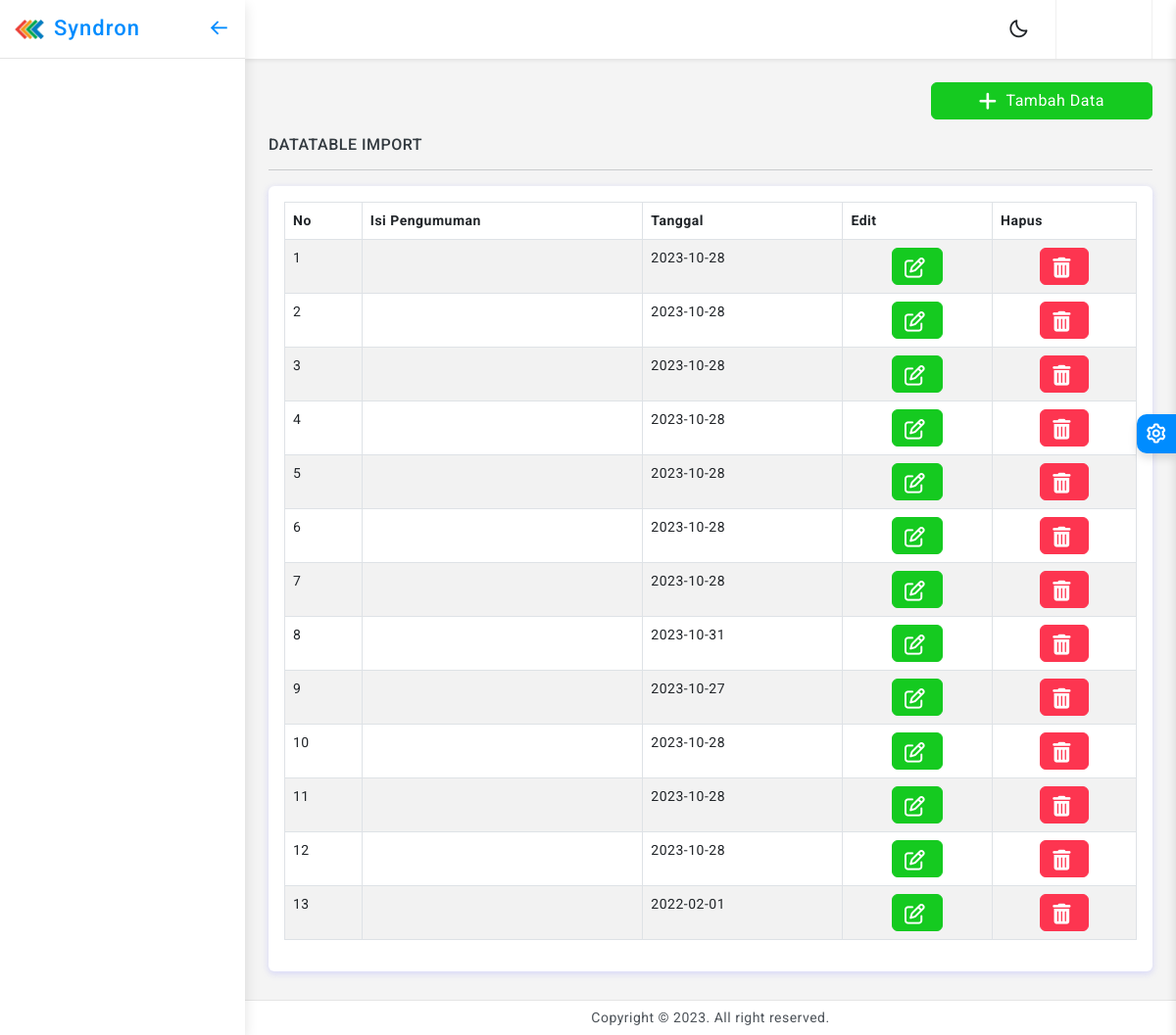
Page /index.php/notifikasi on the earlier database version.
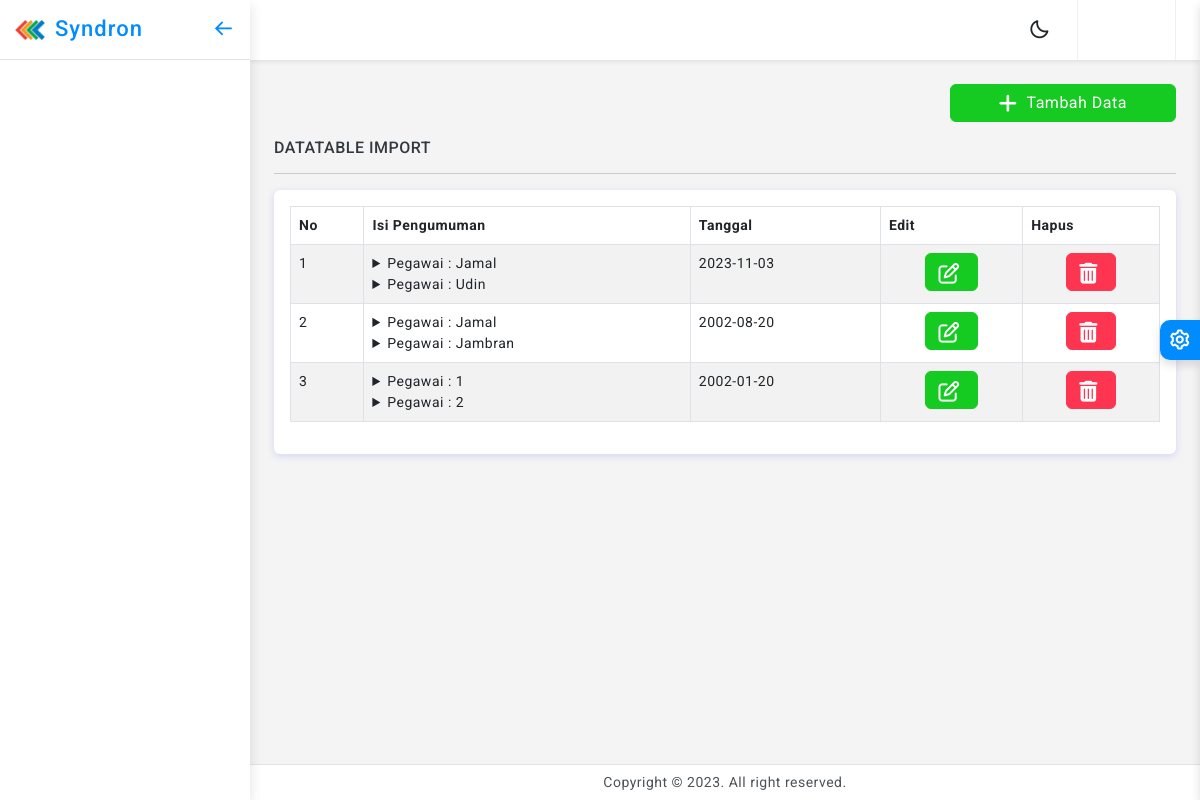
Same page on the later database version.
### tables this page shows
CREATE TABLE `pengumumantugas` (
  `ID_Pengumuman` int NOT NULL,
  `Isi_Pengumuman` json DEFAULT NULL,
  `Tanggal` date DEFAULT NULL
);

### application/controllers/Notifikasi.php (called while the page is built, shortened)
<?php
class Notifikasi extends CI_Controller
{
    public function index()
    {
        $this->data['idbo'] = $this->session->userdata('ses_id');
        $this->load->model('Pengumuman_Model');
        $data = $this->Pengumuman_Model->get_pengumuman_list();
        $this->data['title_web'] = 'Data Pengumuman';
        $this->load->view('template/header_view', $this->data);
        $this->load->view('template/sidebar_view', $this->data);
        $this->load->view('notifikasi/listPengumuman', ['data' => $data]);
        $this->load->view('template/footer_view', $this->data);
    }
}

### index.php (called while the page is built, shortened)
<?php
require_once BASEPATH.'core/CodeIgniter.php';

### application/models/Pengumuman_Model.php (called while the page is built, shortened)
<?php
class Pengumuman_Model extends CI_Model{
    public function get_pengumuman_list(){
        $this->db->order_by('ID_Pengumuman', 'DESC');
        return $this->db->get('pengumumantugas')->result();
    }
}

### application/views/notifikasi/listPengumuman.php (the view, shortened to what this page needs)
<div class="page-wrapper">
    <div class="page-content">
        <div class="page-breadcrumb d-none d-sm-flex align-items-center mb-3">
            <div class="ms-auto">
                <div class="btn-group">
                    <a href="<?php echo base_url("Notifikasi/create"); ?>" class="btn btn-success px-5">
                        <i class='fa fa-plus mr-1'></i> Tambah Data
                    </a>
                </div>
            </div>
        </div>
        <h6 class="mb-0 text-uppercase">DataTable Import</h6>
        <hr />
        <div class="card">
            <div class="card-body">
                <div class="table-responsive">
                    <table id="example2" class="table table-striped table-bordered">
                        <thead>
                            <tr>
                                <th>No</th>
                                <th>Isi Pengumuman</th>
                                <th>Tanggal</th>
                                <th>Edit</th>
                                <th>Hapus</th>
                            </tr>
                        </thead>
                        <tbody>
                            <?php $no = 1;
                            foreach ($data as $isi): ?>
                                <tr>
                                    <td>
                                        <?= $no; ?>
                                    </td>
                                    <td>
                                        <?php
                                        $jsonData = $isi->Isi_Pengumuman;
                                        $decodedData = json_decode($jsonData, true);
                                        foreach ($decodedData as $item):
                                            ?>
                                            <details>
                                                <summary>Pegawai :
                                                    <?= $item['Pegawai_Tujuan']; ?>
                                                </summary>
                                            </details>
                                            <?php
                                        endforeach
                                        ?>
                                    </td>
                                    <td>
                                        <?= $isi->Tanggal; ?>
                                    </td>
                                    <td>
                                        <center>
                                            <a href="<?= base_url('notifikasi/edit/' . $isi->ID_Pengumuman); ?>"><button
                                                    class="btn btn-success"><i class="fa fa-edit"></i></button></a>
                                        </center>
                                    </td>
                                    <td>
                                        <center>
                                            <a href="<?= base_url('notifikasi/delete/' . $isi->ID_Pengumuman); ?>"
                                                onclick="return confirm('Anda yakin Anggota akan dihapus ?');">
                                                <button class="btn btn-danger"><i class="fa fa-trash"></i></button></a>
                                        </center>
                                    </td>
                                </tr>
                                <?php $no++; endforeach; ?>
                        </tbody>
                    </table>
                </div>
            </div>
        </div>
    </div>
</div>

### application/views/template/header_view.php (shortened to what this page needs)
<!doctype html>
<html lang="en">
<head>
  <link href="<?php echo base_url(); ?>assets/plugins/vectormap/jquery-jvectormap-2.0.2.css" rel="stylesheet" />
  <link href="<?php echo base_url(); ?>assets/plugins/simplebar/css/simplebar.css" rel="stylesheet" />
  <link href="<?php echo base_url(); ?>assets/plugins/perfect-scrollbar/css/perfect-scrollbar.css" rel="stylesheet" />
  <link href="<?php echo base_url(); ?>assets/plugins/metismenu/css/metisMenu.min.css" rel="stylesheet" />
  <link href="<?php echo base_url(); ?>assets/plugins/datatable/css/dataTables.bootstrap5.min.css" rel="stylesheet" />
  <link href="<?php echo base_url(); ?>assets/css/pace.min.css" rel="stylesheet" />
  <link href="<?php echo base_url(); ?>assets/css/bootstrap.min.css" rel="stylesheet">
  <link href="<?php echo base_url(); ?>assets/css/bootstrap-extended.css" rel="stylesheet">
  <link href="<?php echo base_url(); ?>assets/css/app.css" rel="stylesheet">
  <link href="<?php echo base_url(); ?>assets/css/icons.css" rel="stylesheet">
  <link rel="stylesheet" href="<?php echo base_url(); ?>assets/css/dark-theme.css" />
  <link rel="stylesheet" href="<?php echo base_url(); ?>assets/css/semi-dark.css" />
  <link rel="stylesheet" href="<?php echo base_url(); ?>assets/css/header-colors.css" />
  <link rel="stylesheet" href="https://cdn.jsdelivr.net/npm/sweetalert2@11/dist/sweetalert2.min.css">
</head>
<body>
  <div class="wrapper">
    <header>
      <div class="topbar d-flex align-items-center">
        <nav class="navbar navbar-expand gap-3">
          <div class="top-menu ms-auto">
            <ul class="navbar-nav align-items-center gap-1">
              <li class="nav-item dark-mode d-none d-sm-flex" onClick="handleClickDarkMode()">
                <a class="nav-link dark-mode-icon" href="javascript:;"><i class='bx bx-moon'></i>
                </a>
              </li>
            </ul>
          </div>
          <div class="user-box dropdown px-3">
            <a class="d-flex align-items-center nav-link dropdown-toggle gap-3 dropdown-toggle-nocaret" href="#" role="button" data-bs-toggle="dropdown" aria-expanded="false">
            <?php
            $d = $this->db->query("SELECT * FROM tbl_login WHERE id_login='$idbo'")->row();
            if (isset($d->foto)) {
            ?>
              <img src="<?php echo base_url(); ?>assets/images/pengguna/<?php echo $d->foto; ?>" class="user-img" alt="user avatar">
              <?php } else { ?>
              <i class="fa fa-user fa-4x" style="color:#fff;"></i>
            <?php } ?>
            </a>
          </div>
        </nav>
      </div>
    </header>

### application/views/template/sidebar_view.php (shortened to what this page needs)
<div class="sidebar-wrapper" data-simplebar="true">
    <div class="sidebar-header">
        <div>
            <img src="<?php echo base_url(); ?>assets/images/logo-icon.png" class="logo-icon" alt="logo icon">
        </div>
        <div>
            <h4 class="logo-text">Syndron</h4>
        </div>
        <div class="toggle-icon ms-auto"><i class='bx bx-arrow-back'></i>
        </div>
    </div>
    <ul class="metismenu" id="menu">
    </ul>
</div>

### application/views/template/footer_view.php (shortened to what this page needs)
<footer class="page-footer">
  <p class="mb-0">Copyright © 2023. All right reserved.</p>
</footer>
</div>
<div class="switcher-wrapper">
  <div class="switcher-btn"> <i class='bx bx-cog bx-spin'></i>
  </div>
</div>
</html>

### assets/css/app.css (style rules this page uses)
body { font-size: 14px; color: #4c5258; letter-spacing: 0.5px; background: #f4f4f4; overflow-x: hidden; font-family: Roboto, sans-serif; }
a { text-decoration: none; }
.wrapper { width: 100%; position: relative; }
.sidebar-wrapper { width: 250px; height: 100%; position: fixed; top: 0; bottom: 0; left: 0; background: #fff; border-right: 0 solid #e4e4e4; z-index: 11; box-shadow: 0 0.3rem 0.8rem rgba(0, 0, 0, 0.12); transition: all 0.2s ease-out; }
.sidebar-header { width: 250px; height: 60px; display: flex; align-items: center; position: fixed; top: 0; bottom: 0; padding: 0 15px; z-index: 5; background: #fff; background-clip: padding-box; border-bottom: 1px solid #e4e4e4; }
.logo-icon { width: 30px; }
.logo-text { font-size: 22px; margin-left: 10px; margin-bottom: 0; letter-spacing: 1px; color: #008cff; }
.toggle-icon { font-size: 22px; cursor: pointer; color: #008cff; }
.topbar { position: fixed; top: 0; left: 250px; right: 0; height: 60px; background: #fff; border-bottom: 1px solid rgb(228 228 228 / 0%); z-index: 10; -webkit-box-shadow: 0 0.125rem 0.25rem rgba(0, 0, 0, 0.075); box-shadow: 0 0.125rem 0.25rem rgba(0, 0, 0, 0.075); }
.topbar .navbar { width: 100%; height: 60px; padding-left: 1.5rem; padding-right: 1.5rem; }
.page-wrapper { height: 100%; margin-top: 60px; margin-bottom: 30px; margin-left: 250px; }
.page-content { padding: 1.5rem 1.5rem 0.7rem 1.5rem; }
.page-footer { background: #fff; left: 250px; right: 0; bottom: 0; position: fixed; text-align: center; padding: 7px; font-size: 14px; border-top: 1px solid #e4e4e4; z-index: 3; }
.sidebar-wrapper ul { padding: 0; margin: 0; list-style: none; background: 0 0; }
.sidebar-wrapper .metismenu { background: 0 0; display: -webkit-box; display: -ms-flexbox; display: flex; padding: 10px; margin-top: 60px; -webkit-box-orient: vertical; -webkit-box-direction: normal; -ms-flex-direction: column; flex-direction: column; }
.btn i { vertical-align: middle; font-size: 1.3rem; margin-top: -1em; margin-bottom: -1em; margin-right: 5px; }
.topbar .navbar .navbar-nav .nav-item { display: flex; align-items: center; justify-content: center; width: auto; height: 60px; }
.topbar .navbar .navbar-nav .nav-link { color: #212529; font-size: 22px; border-radius: 50%; display: flex; align-items: center; justify-content: center; width: 42px; height: 42px; transition: 0.3s cubic-bezier(0.075, 0.82, 0.165, 1); }
.dropdown-toggle-nocaret:after { display: none; }
.user-box { display: flex; align-items: center; height: 60px; border-left: 1px solid #f0f0f0; border-right: 1px solid #f0f0f0; }
.switcher-wrapper { width: 280px; height: 100%; position: fixed; right: -280px; top: 0; bottom: 0; z-index: 16; background: #fff; border-left: 0 solid #d2d2d2; box-shadow: 0 0.3rem 0.6rem rgba(0, 0, 0, 0.13); transition: all 0.2s ease-out; }
.switcher-btn { width: 40px; height: 40px; line-height: 40px; font-size: 24px; background: #008cff; box-shadow: 0 0.3rem 0.6rem rgba(0, 0, 0, 0.13); color: #fff; text-align: center; border-top-left-radius: 10px; border-bottom-left-radius: 10px; position: absolute; top: 40%; right: 100%; cursor: pointer; }

Differences in the rows shown:
removed pengumumantugas: Tanggal "2023-10-28"
removed pengumumantugas: Tanggal "2023-10-28"
removed pengumumantugas: Tanggal "2023-10-28"
removed pengumumantugas: Tanggal "2023-10-28"
removed pengumumantugas: Tanggal "2023-10-28"
removed pengumumantugas: Tanggal "2023-10-28"
removed pengumumantugas: Tanggal "2023-10-28"
removed pengumumantugas: Tanggal "2023-10-31"
removed pengumumantugas: Tanggal "2023-10-27"
removed pengumumantugas: Tanggal "2023-10-28"
removed pengumumantugas: Tanggal "2023-10-28"
removed pengumumantugas: Tanggal "2023-10-28"
removed pengumumantugas: Tanggal "2022-02-01"
added pengumumantugas: Pegawai_Tujuan "Jamal", Pegawai_Tujuan "Udin", Tanggal "2023-11-03"
added pengumumantugas: Pegawai_Tujuan "Jamal", Pegawai_Tujuan "Jambran", Tanggal "2002-08-20"
added pengumumantugas: Pegawai_Tujuan "1", Pegawai_Tujuan "2", Tanggal "2002-01-20"
